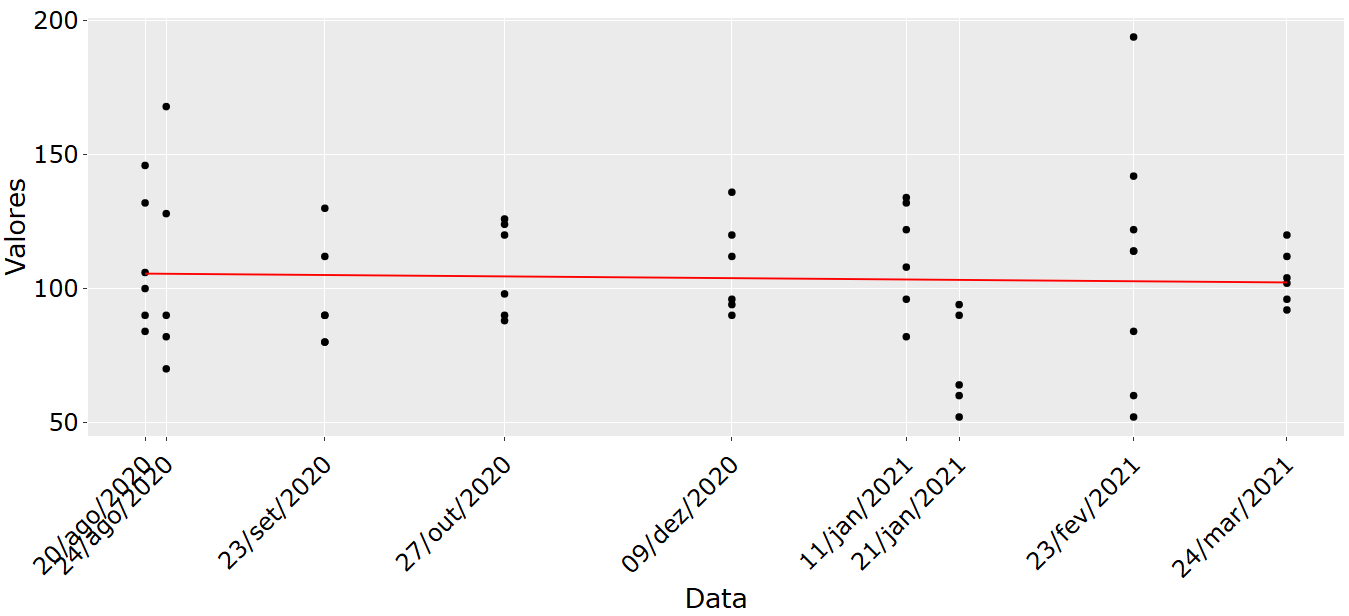

Recreate this plot in R.
library(openxlsx)
library(plotly)

# Dados
arquivo = tempfile(fileext = ".xlsx")
path = "https://github.com/luizleal1974/Plotly-R-options/raw/main/R%20codes/Formatar_data.xlsx"
download.file(path, destfile = arquivo, mode = 'wb')
dados = read.xlsx(arquivo, sheet = 1)
dados$Data = openxlsx::convertToDate(dados$Data)

# Scatter plot
p = ggplot(data = dados, mapping = aes(x = Data, y = Valores)) +
geom_point(size = 1.5, pch = 20, col = 'black') +
geom_smooth(formula = 'y~x', method = 'lm', linewidth = 0.5, col = 'red', se = FALSE) +
scale_x_date(date_labels = "%d/%b/%Y", breaks = dados$Data) +
theme(axis.text.x  = element_text(color = "black", size = 18, angle = 45, hjust = 0.5, vjust = 0.5, face = "plain"),
      axis.text.y  = element_text(color = "black", size = 18, angle = 0 , hjust = 0.5, vjust = 0.5, face = "plain"),
      axis.title.x = element_text(color = "black", size = 20, angle = 0 , hjust = 0.5, vjust = 0.5, face = "plain"),
      axis.title.y = element_text(color = "black", size = 20, angle = 0 , hjust = 0.5, vjust = 0.5, face = "plain")
      )
ggplotly(p) %>% layout(margin = list(b = 50, t = 50, l = 50, r = 10), hoverlabel = list(font = list(family = "Calibri", size = 30, color = 'white')))
